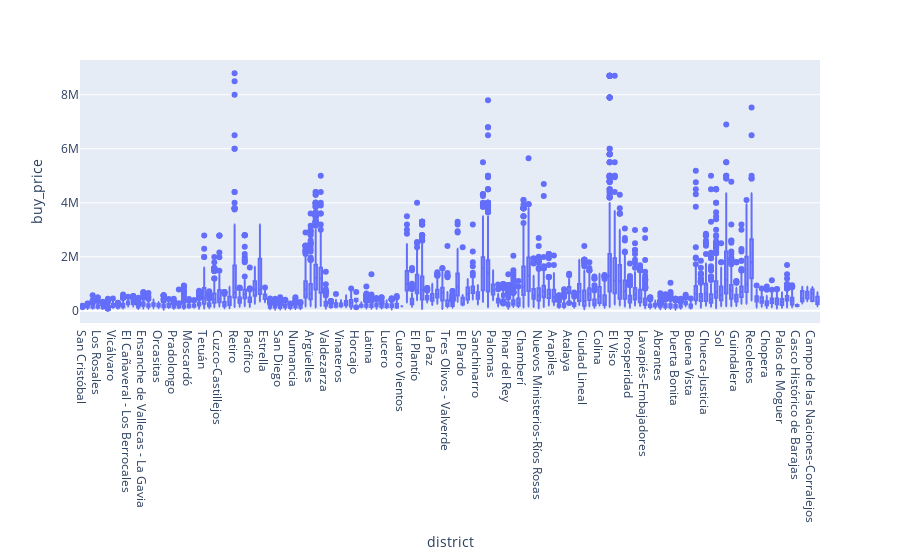

This figure's notebook cell:
### Code cell
fig = px.box(my_df, x="district", y="buy_price")  
fig.show()

### Figure 1 — Plotly figure (JSON) as saved in the notebook; plotly's stock layout.template omitted (floating-point values rounded to 4 significant figures; data arrays with more than 128 entries replaced by an {"elided": "..."} marker saying what was removed)
{"data": [{"alignmentgroup": "True", "hovertemplate": "district=%{x}<br>buy_price=%{y}<extra></extra>", "legendgroup": "", "marker": {"color": "#636efa"}, "name": "", "notched": false, "offsetgroup": "", "orientation": "v", "showlegend": false, "type": "box", "x": {"elided": "21177 str values"}, "x0": " ", "xaxis": "x", "y": {"elided": "21177 int values"}, "y0": " ", "yaxis": "y"}], "layout": {"boxmode": "group", "legend": {"tracegroupgap": 0}, "margin": {"t": 60}, "xaxis": {"anchor": "y", "domain": [0, 1], "title": {"text": "district"}}, "yaxis": {"anchor": "x", "domain": [0, 1], "title": {"text": "buy_price"}}}}
